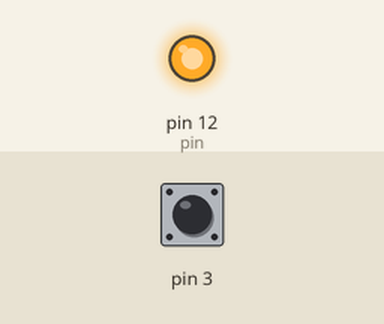
A sketch run on a simulated Arduino Uno, built with avr-gcc and run on an emulated ATmega328P. Shown: output pins drawn as LEDs (lit = HIGH). Inputs (shaded band) come from the test bench; at power-on: pin 3 LOW. What the sketch prints to the serial monitor is not drawn.

Above: at 1.2 s.
1.3 s: pin 3 driven HIGH
4.3 s: pin 3 pulsed LOW 2 times (0.12 s each, 0.3 s apart)
6.4 s: pin 3 pulsed LOW 5 times (0.12 s each, 0.3 s apart)
Timing chart, 0 to 9.4 s (numbered marks = the images above; inputs shaded):
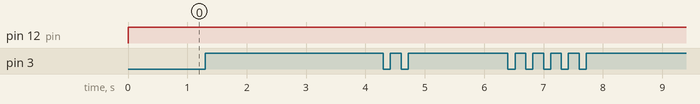

The sketch:

Lab5-1.ino
```cpp
int pin = 12;
void setup()
{
Serial.begin(9600);
pinMode(pin, OUTPUT);
attachInterrupt(1, blink, RISING);
// เลข 1 คือ Interrupt หมายเลข 1 จะอยู่ที่ ขา32
// blink คือ ชื่อฟังชันที่จะให้ไปทำ
// RISING คือ ถ้าขา3 มีการเปลี่ยนสถานะจาก LOW เป็น HIGH ให้ทำในฟังก์ชั่น blink
}
void loop()
{
digitalWrite(pin, HIGH);
Serial.println("LED OFF");
}


void blink()
{
Serial.println("Interrupt");
Serial.println("LED ON");
digitalWrite(pin, HIGH);
}
```

Measured:
- after the input at 1.3 s, every drawn part: stays the same
- after the input at 4.3 s, every drawn part: stays the same
- after the input at 6.4 s, every drawn part: stays the same
